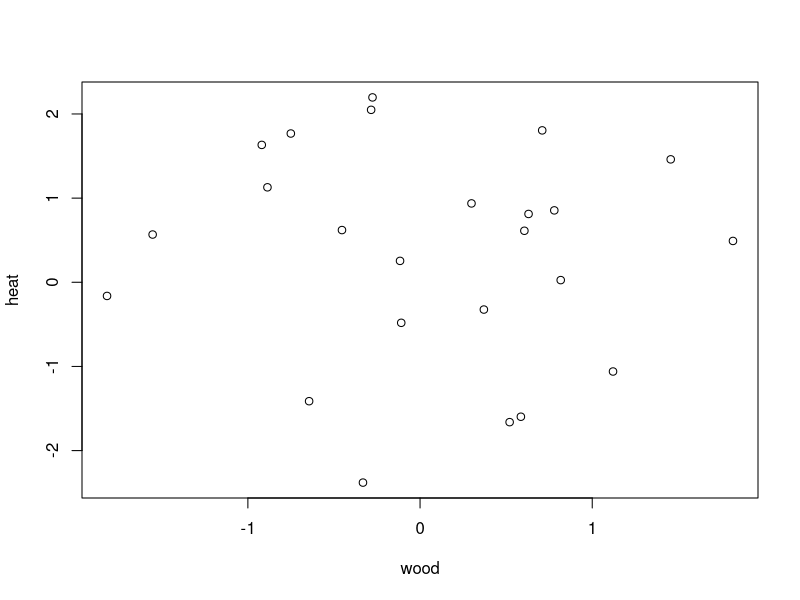
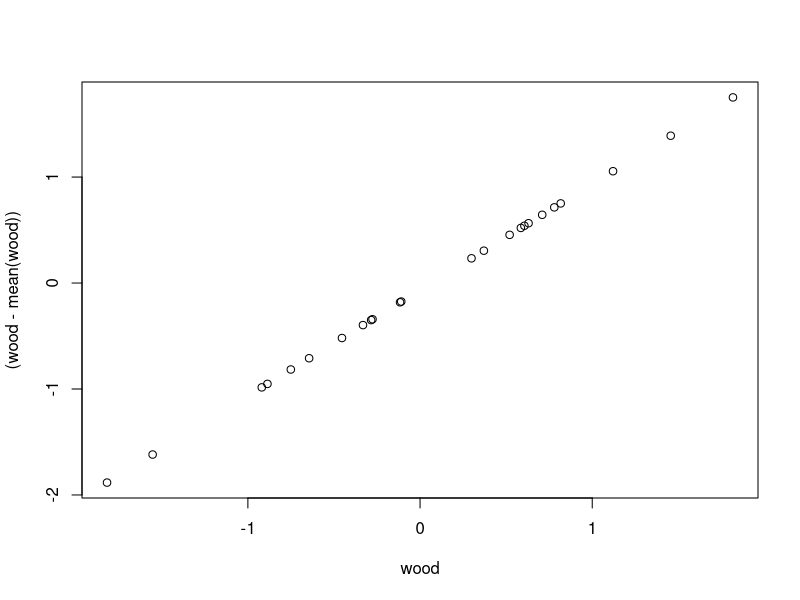
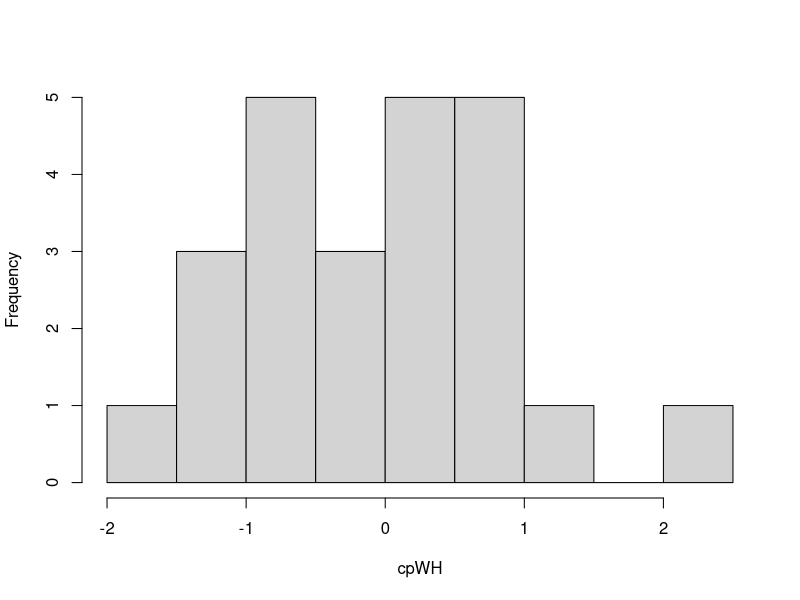
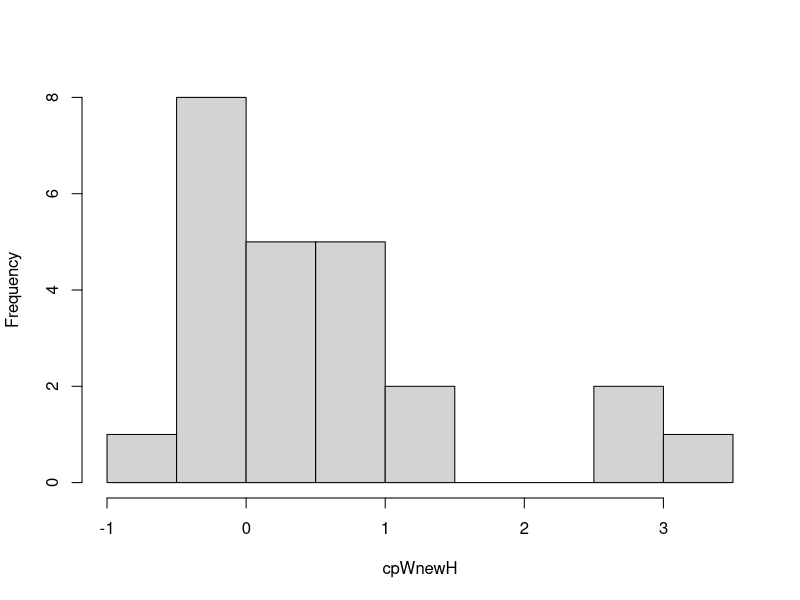
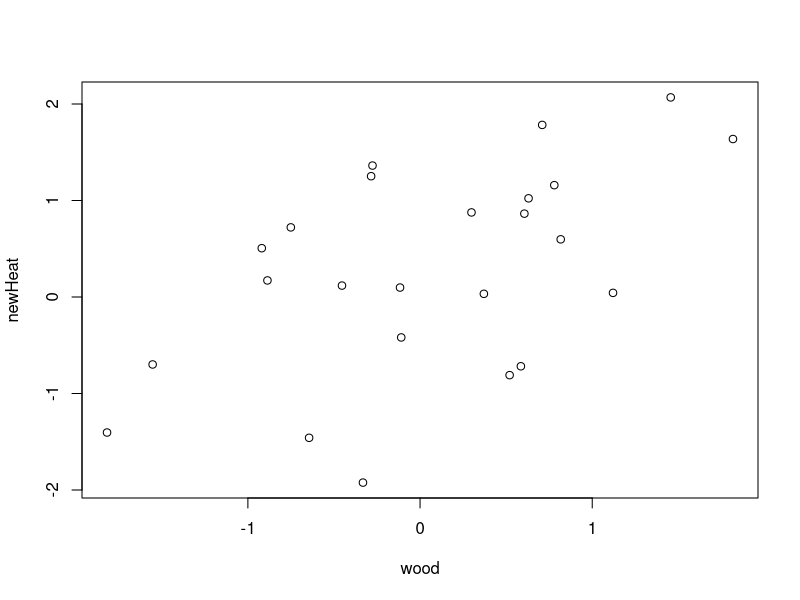
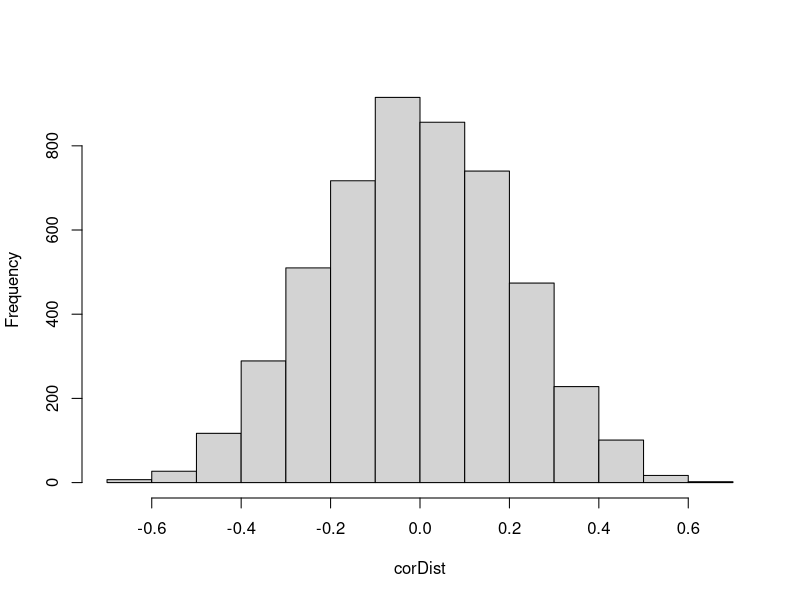
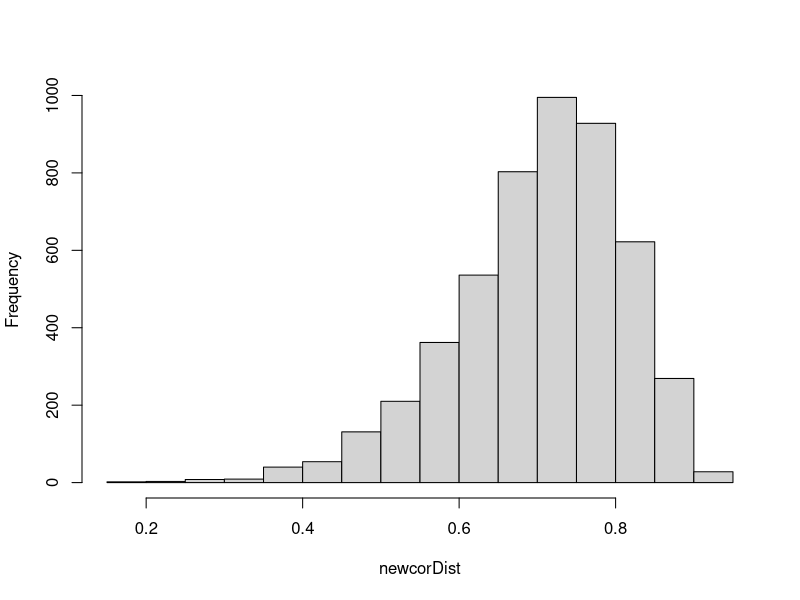
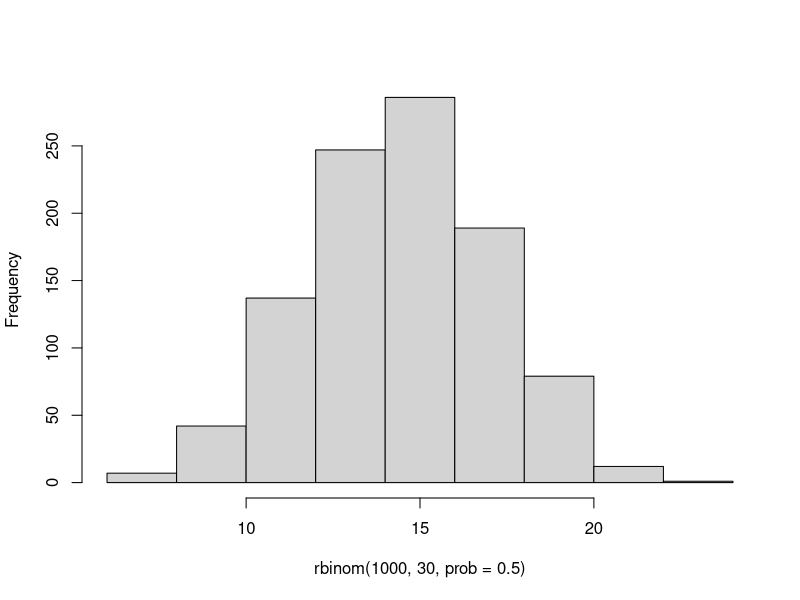

The R script that drew these images, in order:
## ---- chunk 1
set.seed(12345)
wood <- rnorm(24)
heat <- rnorm(24)
mean(wood)
mean(heat)
sd(wood)
sd(heat)
## ---- chunk 2
plot(wood,heat, main=NULL) 
## ---- chunk 3
plot(wood,(wood-mean(wood)), main=NULL)
## ---- chunk 4
cpWH <- wood * heat
hist(cpWH, main=NULL)
## ---- chunk 5
mean(cpWH)
## ---- chunk 6
# Make a new, fake version of heat that will correlate with wood
newHeat <- wood/1.41 + heat/1.41   # Make a mixture of the two old variables
mean(newHeat)                      # What's the mean of our new heat variable?
sd(newHeat)                        # What's the sd of our new heat variable?
## ---- chunk 7
cpWnewH <- wood * newHeat
hist(cpWnewH, main=NULL)
## ---- chunk 8
mean(cpWnewH)
## ---- chunk 9
plot(wood,newHeat, main=NULL) 
## ---- chunk 10
cor(wood,newHeat)
## ---- chunk 11
set.seed(12345)                  # Start with a random number seed
wood <- rnorm(2400)              # Make two vectors of N=2400
heat <- rnorm(2400)
fireDF <- data.frame(wood, heat) # Put them in a dataframe
nrow(fireDF)                     # Verifying 2400 rows of two variables
fireDF[sample(nrow(fireDF), 24), ] # Generates one sample of n=24  
## ---- chunk 12
cor(fireDF[sample(nrow(fireDF), 24), ])
cor(fireDF[sample(nrow(fireDF), 24), ])[1,2]
## ---- chunk 13
corDist <- replicate(5000,cor(fireDF[sample(nrow(fireDF), 24), ])[1,2])
hist(corDist, main=NULL)
## ---- chunk 14
mean(corDist)
## ---- chunk 15
newHeat <- wood/1.41 + heat/1.41
newfireDF <- data.frame(wood, newHeat) # Put them in a dataframe
newcorDist <- replicate(5000,cor(newfireDF[sample(nrow(newfireDF), 24), ])[1,2],simplify=TRUE)
hist(newcorDist, main=NULL)
## ---- chunk 16
mean(newcorDist)
## ---- chunk 17
# Conduct a null hypothesis test on one correlation
set.seed(12345)
wood <- rnorm(24)
heat <- rnorm(24)
cor.test(wood,heat)

cor.test(wood,(wood/1.41 + heat/1.41))
## ---- chunk 18
cor.test(iris[,"Sepal.Width"],iris[,"Petal.Width"])
## ---- chunk 19
# install.packages("BayesFactor")
library("BayesFactor")
## ---- chunk 20
bfCorTest <- function (x,y) # Get r from BayesFactor
{
  zx <- scale(x) # Standardize X
  zy <- scale(y) # Standardize Y
  zData <- data.frame(x=zx,rhoNot0=zy) # Put in a data frame
  bfOut <- generalTestBF(x ~ rhoNot0, data=zData) # linear coefficient
  mcmcOut <- posterior(bfOut,iterations=10000) # posterior samples
  print(summary(mcmcOut[,"rhoNot0"])) # Get the HDI for r
  return(bfOut) # Return Bayes factor object
}
## ---- chunk 21
set.seed(12345)
wood <- rnorm(24)
heat <- rnorm(24)
bfCorTest(wood,heat)
## ---- chunk 22
newHeat <- wood/1.41 + heat/1.41
bfCorTest(newHeat, wood)
## ---- chunk 23
bfCorTest(iris[,"Sepal.Width"],iris[,"Petal.Width"])
## ---- chunk 24
# Chi-square section

make2x2table <- function(ul) # The user supplies the count for the upper left cell
{
  ll <- 50 - ul # Calculate the lower left cell
  ur <- 30 - ul # Calculate the upper right cell
  lr <- 50 - ur # Calculate the lower right cell
  
  # Put all of the cells into a 2x2 matrix
  matrix(c(ul,ur,ll,lr), nrow=2, ncol=2, byrow=TRUE)
}
## ---- chunk 25
make2x2table(15)  # Should be like Table 7.2
make2x2table(0)   # Should be like Table 7.3
make2x2table(30)  # Should be like Table 7.4
## ---- chunk 26
calcChiSquared <- function(actual, expected) # Calculate chi-squared
{
  diffs <- actual - expected        # Take the raw difference for each cell
  diffsSq <- diffs ^ 2              # Square each cell
  diffsSqNorm <- diffsSq / expected # Normalize with expected cells
  
  sum(diffsSqNorm)                  # Return the sum of the cells
}
## ---- chunk 27
# This makes a matrix that is just like Table 7.2
# This table represents the null hypothesis of independence
expectedValues <- matrix(c(15,15,35,35), nrow=2, ncol=2, byrow=TRUE)

calcChiSquared(make2x2table(15),expectedValues)
calcChiSquared(make2x2table(0),expectedValues)
calcChiSquared(make2x2table(30),expectedValues)
## ---- chunk 28
set.seed(12)

hist(rbinom(1000,30,prob=0.5), main=NULL)
## ---- chunk 29
mean(rbinom(1000,30,prob=0.5))
## ---- chunk 30
chiDist <- replicate(100000,calcChiSquared(make2x2table(rbinom(n=1,size=30,prob=0.5)),expectedValues))
hist(chiDist, main=NULL)

## ---- chunk 31
quantile(chiDist,probs=c(0.95))
## ---- chunk 32
calcChiSquared(make2x2table(20),expectedValues)

calcChiSquared(make2x2table(10),expectedValues)
## ---- chunk 33
# Run the chi-square test on Table 7.1 data
chisq.test(make2x2table(20), correct=FALSE)
## ---- chunk 34
# Run the chi-square test on Table 7.1 data
# data(Titanic) # Should not need this
badBoatMF <- ftable(Titanic, row.vars=2, col.vars="Survived")
badBoatMF
chisq.test(badBoatMF, correct=FALSE)
## ---- chunk 35
# Bayesian approach using BayesFactor package

ctBFout <- contingencyTableBF(make2x2table(20),sampleType="poisson",posterior=FALSE)
ctBFout

ctMCMCout <- contingencyTableBF(make2x2table(20),sampleType="poisson",posterior=TRUE,iterations=10000)
summary(ctMCMCout)
downProp <- ctMCMCout[,"lambda[1,1]"]/ctMCMCout[,"lambda[2,1]"]

## ---- chunk 36
hist(downProp, main=NULL)
## ---- chunk 37
upProp <- ctMCMCout[,"lambda[1,2]"]/ctMCMCout[,"lambda[2,2]"]
## ---- chunk 38
hist(upProp, main=NULL)
## ---- chunk 39
diffProp <- downProp-upProp

hist(diffProp, main=NULL)
abline(v=quantile(diffProp,c(0.025)), col="black")
abline(v=quantile(diffProp,c(0.975)), col="black")


## ---- chunk 40
mean(diffProp)
## ---- chunk 41
badBoatMF <- ftable(Titanic, row.vars=2, col.vars="Survived")
ctBFout <- contingencyTableBF(badBoatMF,sampleType="poisson",posterior=FALSE)
ctBFout

ctMCMCout <- contingencyTableBF(badBoatMF,sampleType="poisson",posterior=TRUE,iterations=10000)
summary(ctMCMCout)
maleProp <- ctMCMCout[,"lambda[1,1]"]/ctMCMCout[,"lambda[1,2]"]
femaleProp <- ctMCMCout[,"lambda[2,1]"]/ctMCMCout[,"lambda[2,2]"]
diffProp <- maleProp - femaleProp
## ---- chunk 42
hist(diffProp)

abline(v=quantile(diffProp,c(0.025)), col="black")
abline(v=quantile(diffProp,c(0.975)), col="black")
## ---- chunk 43
mean(diffProp)
